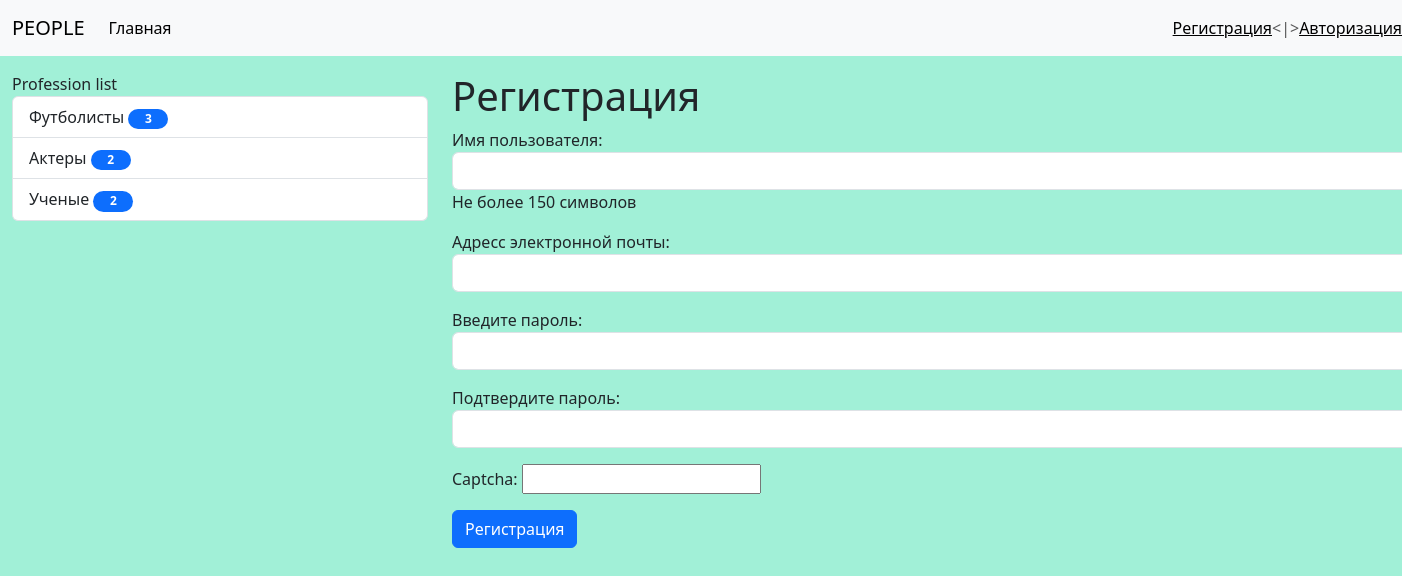
Screenshot of /register/ with the database file from the repository.
### Humans/models.py (models this page shows)
class Profession(models.Model):
    title = models.CharField(max_length=100, db_index=True, verbose_name='Профессия')
    def get_absolute_url(self):
        return reverse_lazy('Profession', kwargs={'profession_id': self.pk})
    class Meta:
        verbose_name = 'Профессия'
        verbose_name_plural = 'Професии'
        ordering = ['title']

### Register/views.py (the view)
# urls.py: path('register/', include('Register.urls')),
def register(request):
    if request.method == 'POST':
        form = UserRegisterForm(request.POST)
        if form.is_valid:
            form.save()
            messages.success(request, 'Регистрация прошла успешно')
            user = form.save()
            login(request, user)
        else:
            messages.error(request, 'Ошибка регистрации')
    else:
        form = UserRegisterForm()
    return render(request, 'Register/register.html', {'form': form})

### Register/forms.py
class UserRegisterForm(UserCreationForm):
    username = forms.CharField(label='Имя пользователя', help_text='Не более 150 символов',
                               widget=forms.TextInput(attrs={'class': 'form-control'}))
    email = forms.EmailField(label='Адресс электронной почты',
                               widget=forms.EmailInput(attrs={'class': 'form-control'}))
    password1 = forms.CharField(label='Введите пароль',
                             widget=forms.PasswordInput(attrs={'class': 'form-control'}))
    password2 = forms.CharField(label='Подтвердите пароль',
                                widget=forms.PasswordInput(attrs={'class': 'form-control'}))
    captcha = CaptchaField()
    class Meta:
        model = User
        fields = ('username', 'email', 'password1', 'password2')

### Humans/templatetags/new_tag.py (called while the page is built)
@register.simple_tag(name='get_list_profession')
def get_profession():
    return Profession.objects.all()

@register.inclusion_tag('Humans/list_profession.html')
def show_profession(arg_1='Profession', arg_2 = 'list'):
    profession = Profession.objects.annotate(cnt=Count('humans', filter=F('humans__is_published'))).filter(cnt__gt=0)
    return {'profession': profession, 'arg_1': arg_1, 'arg_2': arg_2}

### Register/Templates/Register/register.html (shortened to what this page needs)
{% extends 'base.html' %}
{% block sidebar %}
{% include 'inc/_sidebar.html' %}
{% endblock %}
{% block content %}
  <h1>Регистрация</h1>
  <form method="post" style="width: 1000px;">
    {{ form.as_p }}
    <button type="submit" class="btn btn-primary btn-block">Регистрация</button>
  </form>
{% endblock %}

### Humans/Templates/Humans/list_profession.html
{% load new_tag %}
<div class="list-group">
  {{ arg_1 }} {{ arg_2 }}
  {% for prof in profession %}
    <a href="{{ prof.get_absolute_url }}" class="list-group-item list-group-item-action">{{ prof.title }} <span class="badge bg-primary rounded-pill" style="width: 40px; color: white;">{{ prof.cnt }}</span></a>
  {% endfor %}
</div>

### People/static/css/style.css (style rules this page uses)
body { background-color: #a1f0d7; }

### rows the page displays
Profession: title "Футболисты", cnt "3"
Profession: title "Актеры", cnt "2"
Profession: title "Ученые", cnt "2"

### other values shown
{{ arg_1 }} "Profession"
{{ arg_2 }} "list"
